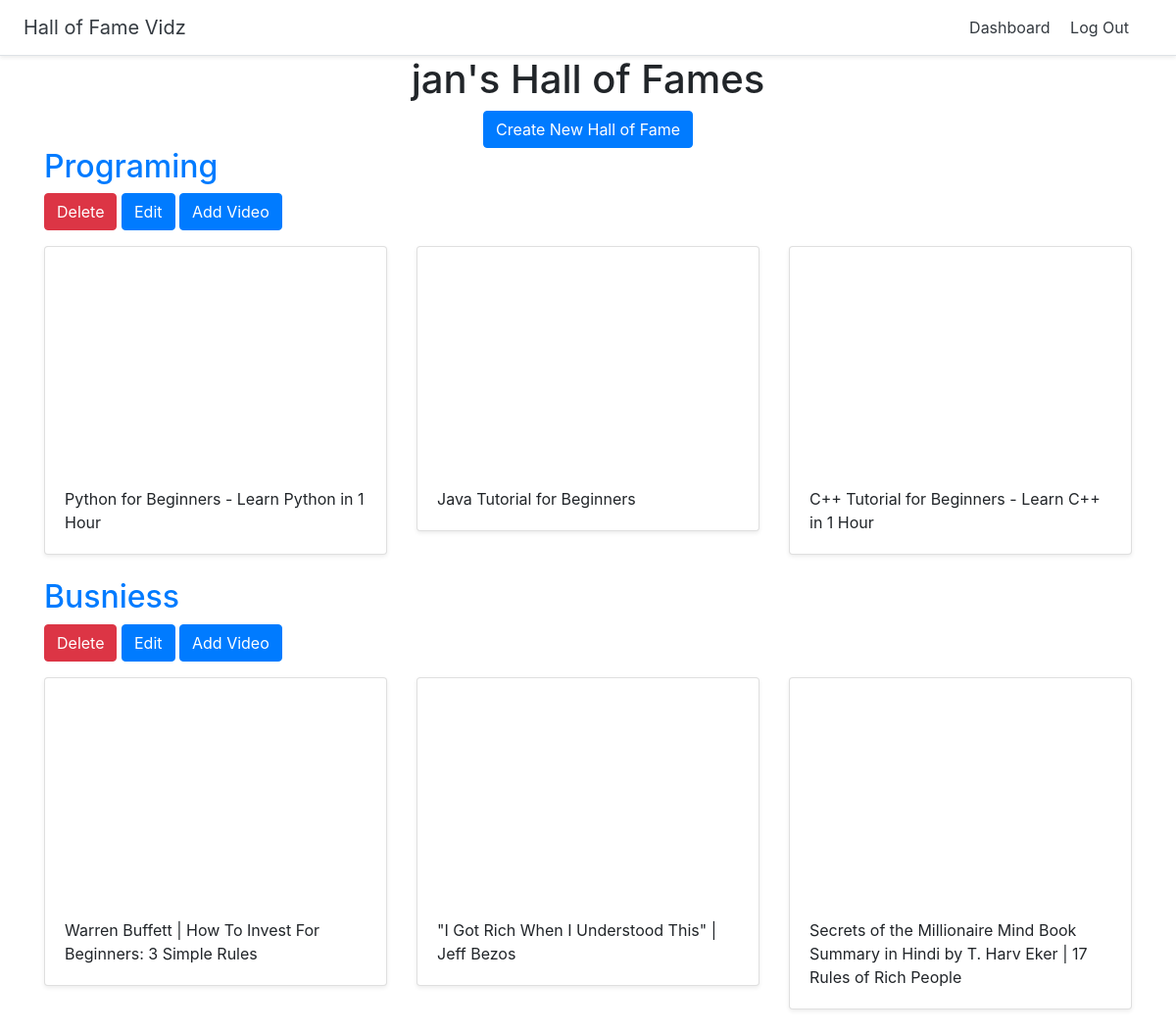
The page /dashboard (signed in) on the database its author committed.
### halls/models.py (models this page shows)
class Hall(models.Model):
    title = models.CharField(max_length=255)
    user = models.ForeignKey(User, on_delete=models.CASCADE)

class Video(models.Model):
    title = models.CharField(max_length=255)
    url = models.URLField()
    youtube_id = models.CharField(max_length=255)
    hall = models.ForeignKey(Hall, on_delete=models.CASCADE)

### halls/views.py (the view)
# urls.py: path('dashboard', views.dashboard, name='dashboard'),
def dashboard(request):
    halls = Hall.objects.filter(user=request.user)
    return render(request, 'halls/dashboard.html', {'halls':halls})

### halls/templates/halls/dashboard.html
{% extends 'halls/base.html' %}
{% block content %}
<div class="container">
  <div class="text-center">
    <h1>{{ user.username }}'s Hall of Fames</h1>
    <a href="{% url 'create_hall' %}" class="btn btn-primary">Create New Hall of Fame</a>
  </div>
    {% for hall in halls %}
<h2><a href="{% url 'detail_hall' hall.id %}">{{ hall.title }}</a></h2>
<a href="{% url 'delete_hall' hall.id %}" class="btn btn-danger">Delete</a>
<a href="{% url 'update_hall' hall.id %}" class="btn btn-primary">Edit</a>
<a href="{% url 'add_video' hall.id %}" class="btn btn-primary">Add Video</a>
    <div class="row">
      {% for video in hall.video_set.all %}
      <div class="col-md-4 mt-3">
        <div class="card mb-4 shadow-sm">
          <iframe width="100%" height="225" src="https://www.youtube.com/embed/{{ video.youtube_id }}" frameborder="0" allow="accelerometer; autoplay; encrypted-media; gyroscope; picture-in-picture" allowfullscreen></iframe>
          <div class="card-body">
            <p class="card-text">{{ video.title }}</p>
          </div>
        </div>
      </div>
      {% endfor %}
      </div>
    {% endfor %}
</div>
{% endblock %}

### rows shown on the page
Hall: title "Programing"
Video: title "Python for Beginners - Learn Python in 1 Hour"
Video: title "Java Tutorial for Beginners"
Video: title "C++ Tutorial for Beginners - Learn C++ in 1 Hour"
Hall: title "Busniess"
Video: title "Warren Buffett | How To Invest For Beginners: 3 Simple Rules"
Video: title "\"I Got Rich When I Understood This\" | Jeff Bezos"
Video: title "Secrets of the Millionaire Mind Book Summary in Hindi by T. Harv Eker | 17 Rules of Rich People"

### other values the page prints
{{ user.username }} "jan"
